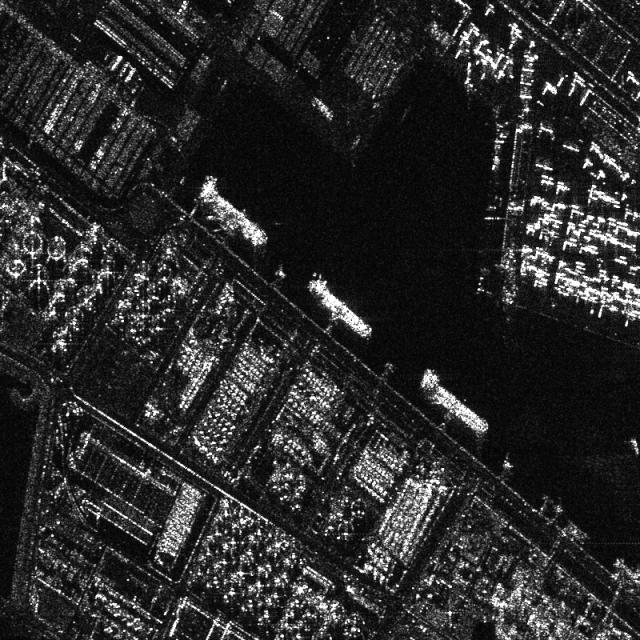
#> input picture images/1.jpg, 640 x 640 px
$ python -i image_enhancement.py   (imports and definitions only)
#> lines starting #> are read from the running program, lines starting #| are printed output that depends on the picture
#> in enhance_image, img is the input picture: shape (640, 640, 3); min 0, max 255, mean 42.9
"""
Упрощённый алгоритм улучшения SAR-снимков.

Оставлен только один надёжный пайплайн подавления шума (fallback),
который всегда используется из интерфейса.
"""

import cv2
import numpy as np
from typing import Tuple, Dict, Any, Optional


class ImageEnhancement:
    """
    Минимальный класс для улучшения качества радиолокационных (SAR) снимков.

    В текущей версии реализованы лёгкие CPU‑алгоритмы:
    - гибридное подавление шума (bilateral + NLM, fallback‑пайплайн);
    - адаптивный фильтр спекла (локальная статистика, Lee/Frost‑подобный);
    - анизотропная диффузия (Perona–Malik‑подобный SRAD для SAR).
    """

    def _apply_fallback_denoising(self, image: np.ndarray, intensity: int) -> np.ndarray:
        """Применение fallback методов подавления шума.

        Логика совпадает с прежним fallback‑пайплайном:
        1. Bilateral фильтр.
        2. Non-local Means (NLM) denoising.
        3. Смешивание результатов.
        """
#> called with intensity = 50
        try:
            # 1. Bilateral фильтр
            d = 5 + (intensity // 20) * 5  # от 5 до 25
            sigma_color = 50 + intensity * 2  # от 50 до 150
            sigma_space = 50 + intensity * 2

            bilateral = cv2.bilateralFilter(image, d, sigma_color, sigma_space)
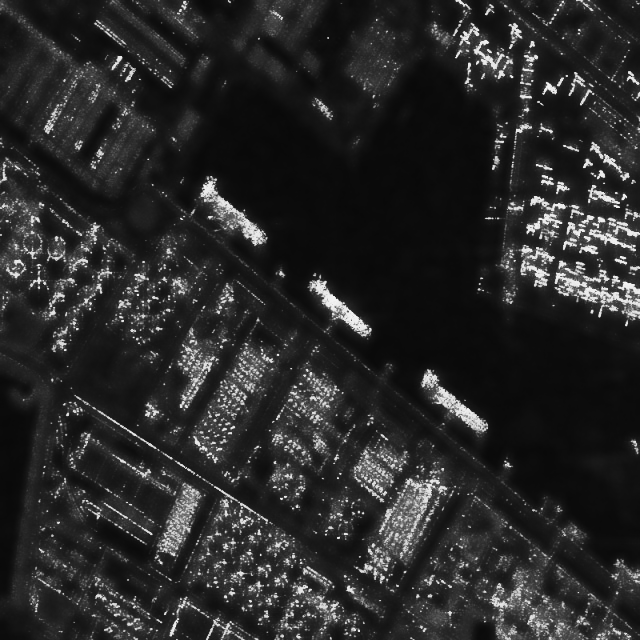
#> bilateral: shape (640, 640, 3); min 9, max 244, mean 41

            # 2. NLM denoising
            h = 5 + (intensity / 100.0) * 15  # от 5 до 20
            if len(image.shape) == 3:
                nlm = cv2.fastNlMeansDenoisingColored(
                    image, None, h=h, hColor=h, templateWindowSize=7, searchWindowSize=21
                )
            else:
                nlm = cv2.fastNlMeansDenoising(
                    image, None, h=h, templateWindowSize=7, searchWindowSize=21
                )

            # 3. Смешиваем результаты
            alpha = 0.6  # Больше веса для NLM
            result = cv2.addWeighted(bilateral, 1 - alpha, nlm, alpha, 0)

            return result

        except Exception as e:
            print(f"Ошибка в fallback denoising: {e}")
            return image

    # [117 lines left out: functions _adaptive_speckle_filter, _anisotropic_diffusion, enhance_array, not called in this run]

    def enhance_image(
        self,
        image_path: str,
        method: str = "sar_ai_denoise",
        intensity: int = 50,
    ) -> Tuple[Optional[np.ndarray], Optional[Dict[str, Any]]]:
        """
        Главная функция улучшения изображения.

        Параметр `method` определяет используемый алгоритм:
        - 'sar_ai_denoise' или 'hybrid_sar_denoise' — гибридный fallback (bilateral + NLM);
        - 'sar_adaptive' — адаптивный фильтр спекла (Lee/Frost‑подобный);
        - 'sar_srad' — анизотропная диффузия для SAR.
        При неизвестном методе используется fallback‑пайплайн.
        """
        try:
            img = cv2.imread(image_path, cv2.IMREAD_UNCHANGED)
            if img is None:
                raise ValueError(f"Не удалось загрузить изображение: {image_path}")

            if method in ("sar_ai_denoise", "hybrid_sar_denoise"):
                enhanced_img = self._apply_fallback_denoising(img, intensity)
            elif method == "sar_adaptive":
                enhanced_img = self._adaptive_speckle_filter(img, intensity)
            elif method == "sar_srad":
                enhanced_img = self._anisotropic_diffusion(img, intensity)
            else:
                print(f"Предупреждение: неизвестный метод '{method}', используется fallback‑пайплайн")
                enhanced_img = self._apply_fallback_denoising(img, intensity)

            if enhanced_img is None:
                return None, None

            metrics = self._calculate_quality_metrics(img, enhanced_img)
            return enhanced_img, metrics

        except Exception as e:
            print(f"Ошибка в enhance_image: {e}")
            return None, None

    def _calculate_quality_metrics(
        self, original_img: np.ndarray, enhanced_img: np.ndarray
    ) -> Dict[str, Any]:
        """Простые метрики качества улучшения (PSNR, контраст, яркость)."""
        try:
            # Конвертируем в grayscale для вычислений
            if len(original_img.shape) == 3:
                orig_gray = cv2.cvtColor(original_img, cv2.COLOR_BGR2GRAY)
                enh_gray = cv2.cvtColor(enhanced_img, cv2.COLOR_BGR2GRAY)
            else:
                orig_gray = original_img
                enh_gray = enhanced_img

            # PSNR
            mse = np.mean((orig_gray.astype(float) - enh_gray.astype(float)) ** 2)
#> mse = 47.24
            if mse == 0:
                psnr = float("inf")
            else:
                psnr = 20 * np.log10(255.0 / np.sqrt(mse))
#> psnr = 31.39

            # Контраст
            contrast_orig = np.std(orig_gray)
#> contrast_orig = 50.91
            contrast_enh = np.std(enh_gray)
#> contrast_enh = 47.27
            contrast_improvement = (
                (contrast_enh - contrast_orig) / contrast_orig * 100
                if contrast_orig != 0
                else 0.0
            )
#> contrast_improvement = -7.15

            # Яркость
            brightness_orig = np.mean(orig_gray)
#> brightness_orig = 42.89
            brightness_enh = np.mean(enh_gray)
#> brightness_enh = 41.66
            brightness_change = (
                (brightness_enh - brightness_orig) / brightness_orig * 100
                if brightness_orig != 0
                else 0.0
            )
#> brightness_change = -2.85

            return {
                "psnr": round(float(psnr), 2) if psnr != float("inf") else float("inf"),
                "contrast_improvement": round(float(contrast_improvement), 2),
                "brightness_change": round(float(brightness_change), 2),
                "original_contrast": round(float(contrast_orig), 2),
                "enhanced_contrast": round(float(contrast_enh), 2),
            }

        except Exception as e:
            print(f"Ошибка в calculate_quality_metrics: {e}")
            return {
                "psnr": 0.0,
                "contrast_improvement": 0.0,
                "brightness_change": 0.0,
                "original_contrast": 0.0,
                "enhanced_contrast": 0.0,
            }

    # [10 lines left out: function save_enhanced_image, not called in this run]


__all__ = ["ImageEnhancement"]

>>> result = ImageEnhancement().enhance_image('../../../images/1.jpg')
#> in enhance_image, `metrics = self._calculate_quality_metrics(img, enhanced_img)`: metrics = {'psnr': 31.39, 'contrast_improvement': -7.15, 'brightness_change': -2.85, 'original_contrast': 50.91, 'enhanced_contrast': 47.27}
